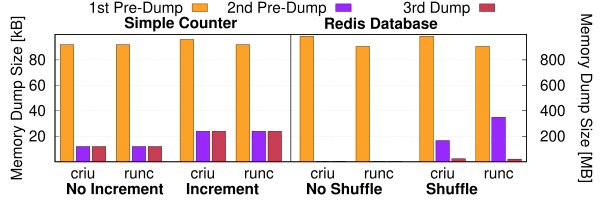

Write gnuplot code to recreate this figure.
#!/usr/bin/gnuplot
#load "styles.inc"
set terminal postscript color eps enhanced font 22 size 6,2
set output 'iterative_migration_microbenchmark.eps'
set datafile separator " "
set style fill solid 0.85 border -1
set boxwidth 0.85 

set bmargin 2.5
set rmargin 8
set lmargin 6

# Tics and labels
set tic scale 0
set xrange [-0.25:29.25]
set ytics (20, 40, 60, 80)
set y2tics (200, 400, 600, 800)
set yrange [0:100]
set y2range [0:1000]
set xtics ("criu" 1.5, "runc" 5, "criu" 9, "runc" 12.5, "criu" 16.5, "runc" 20, "criu" 24, "runc" 27.5) offset 0,0.25
set ylabel "Memory Dump Size [kB]" offset 1.5, 0.0
set y2label "Memory Dump Size [MB]" offset -1.5, 0.0 rotate by 270

# Top titles
set arrow from 14.5, graph 0 to 14.5, graph 1 nohead
set title "{/Bold Simple Counter}" offset -12.0,-0.75
set label at screen 0.54, screen 0.92 "{/Bold Redis Database}" offset 0,-0.5
# Bottom titles
set label at screen 0.11, screen 0.055 "{/Bold No Increment}"
set label at screen 0.31, screen 0.055 "{/Bold Increment}"
set label at screen 0.51, screen 0.055 "{/Bold No Shuffle}"
set label at screen 0.71, screen 0.055 "{/Bold Shuffle}"
set key at screen 0.84,screen 1.00 vertical maxrows 1 sample 1.2 
plot 'iterative_migration_microbenchmark.dat' \
       using ($1-1):2 every :::0::0 w boxes lc rgb "#fd9103" title "1st Pre-Dump" ,\
    '' using ($1):3 every :::0::0 w boxes lc rgb "#8803FD" title "2nd Pre-Dump",\
    '' using ($1+1):4 every :::0::0 w boxes lc rgb "#BC1B36" title "3rd Dump",\
    '' using ($1-1):2 every :::1::1 w boxes lc rgb "#fd9103" axes x1y2 notitle,\
    '' using ($1):3 every :::1::1 w boxes lc rgb "#8803FD" axes x1y2 notitle,\
    '' using ($1+1):4 every :::1::1 w boxes lc rgb "#BC1B36" axes x1y2 notitle

!epstopdf 'iterative_migration_microbenchmark.eps'
!rm 'iterative_migration_microbenchmark.eps'
